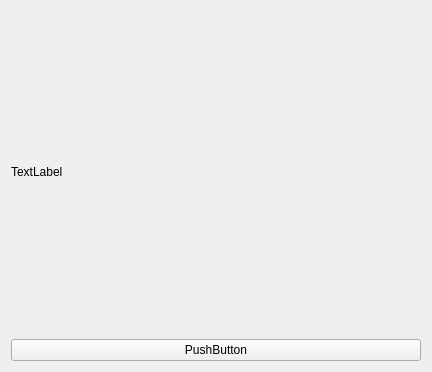
<?xml version="1.0" encoding="UTF-8"?>
<ui version="4.0">
 <class>Form</class>
 <widget class="QWidget" name="Form">
  <property name="geometry">
   <rect>
    <x>0</x>
    <y>0</y>
    <width>432</width>
    <height>372</height>
   </rect>
  </property>
  <property name="windowTitle">
   <string>Form</string>
  </property>
  <layout class="QVBoxLayout" name="verticalLayout_2">
   <item>
    <widget class="QLabel" name="label">
     <property name="text">
      <string>TextLabel</string>
     </property>
    </widget>
   </item>
   <item>
    <layout class="QVBoxLayout" name="verticalLayout">
     <item>
      <widget class="QPushButton" name="pushButton">
       <property name="text">
        <string>PushButton</string>
       </property>
      </widget>
     </item>
    </layout>
   </item>
  </layout>
 </widget>
 <resources/>
 <connections/>
</ui>
